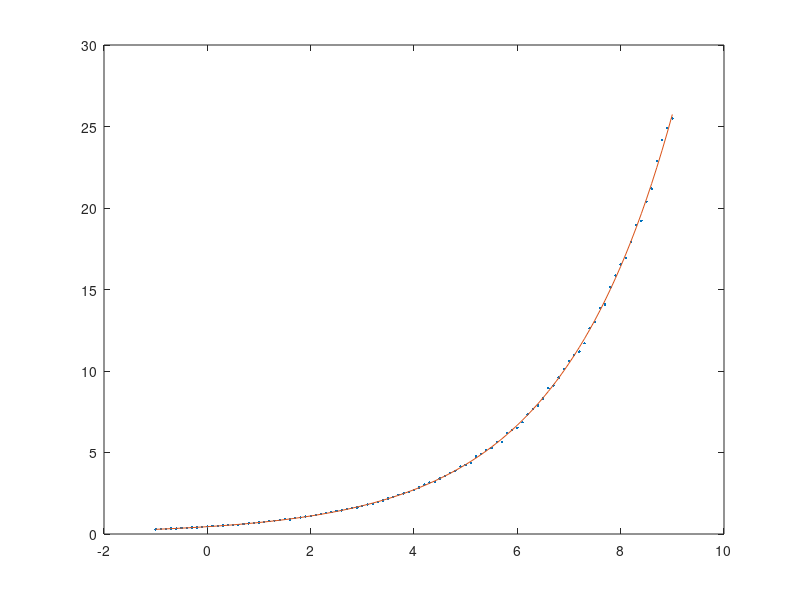

This chart was generated by the following MATLAB code:
x=[-1,-0.900000000000000,-0.800000000000000,-0.700000000000000,-0.600000000000000,-0.500000000000000,-0.400000000000000,-0.300000000000000,-0.200000000000000,-0.100000000000000,0,0.100000000000000,0.200000000000000,0.300000000000000,0.400000000000000,0.500000000000000,0.600000000000000,0.700000000000000,0.800000000000000,0.900000000000000,1,1.10000000000000,1.20000000000000,1.30000000000000,1.40000000000000,1.50000000000000,1.60000000000000,1.70000000000000,1.80000000000000,1.90000000000000,2,2.10000000000000,2.20000000000000,2.30000000000000,2.40000000000000,2.50000000000000,2.60000000000000,2.70000000000000,2.80000000000000,2.90000000000000,3,3.10000000000000,3.20000000000000,3.30000000000000,3.40000000000000,3.50000000000000,3.60000000000000,3.70000000000000,3.80000000000000,3.90000000000000,4,4.10000000000000,4.20000000000000,4.30000000000000,4.40000000000000,4.50000000000000,4.60000000000000,4.70000000000000,4.80000000000000,4.90000000000000,5,5.10000000000000,5.20000000000000,5.30000000000000,5.40000000000000,5.50000000000000,5.60000000000000,5.70000000000000,5.80000000000000,5.90000000000000,6,6.10000000000000,6.20000000000000,6.30000000000000,6.40000000000000,6.50000000000000,6.60000000000000,6.70000000000000,6.80000000000000,6.90000000000000,7,7.10000000000000,7.20000000000000,7.30000000000000,7.40000000000000,7.50000000000000,7.60000000000000,7.70000000000000,7.80000000000000,7.90000000000000,8,8.10000000000000,8.20000000000000,8.30000000000000,8.40000000000000,8.50000000000000,8.60000000000000,8.70000000000000,8.80000000000000,8.90000000000000,9]';
y=[0.280000000000000,0.300000000000000,0.320000000000000,0.330000000000000,0.330000000000000,0.370000000000000,0.370000000000000,0.400000000000000,0.400000000000000,0.430000000000000,0.460000000000000,0.480000000000000,0.490000000000000,0.510000000000000,0.540000000000000,0.560000000000000,0.570000000000000,0.610000000000000,0.650000000000000,0.680000000000000,0.700000000000000,0.740000000000000,0.780000000000000,0.810000000000000,0.850000000000000,0.910000000000000,0.890000000000000,0.970000000000000,1.01000000000000,1.07000000000000,1.10000000000000,1.17000000000000,1.21000000000000,1.28000000000000,1.34000000000000,1.41000000000000,1.45000000000000,1.54000000000000,1.59000000000000,1.62000000000000,1.73000000000000,1.80000000000000,1.85000000000000,1.97000000000000,2.06000000000000,2.19000000000000,2.28000000000000,2.41000000000000,2.49000000000000,2.59000000000000,2.71000000000000,2.86000000000000,3.03000000000000,3.15000000000000,3.19000000000000,3.41000000000000,3.55000000000000,3.76000000000000,3.88000000000000,4.14000000000000,4.25000000000000,4.36000000000000,4.76000000000000,4.91000000000000,5.15000000000000,5.28000000000000,5.65000000000000,5.65000000000000,6.21000000000000,6.39000000000000,6.52000000000000,6.86000000000000,7.34000000000000,7.68000000000000,7.88000000000000,8.32000000000000,8.94000000000000,9.10000000000000,9.59000000000000,10.1400000000000,10.6300000000000,10.9900000000000,11.1900000000000,11.7000000000000,12.6300000000000,12.9900000000000,13.8500000000000,14.0700000000000,15.1300000000000,15.8700000000000,16.5400000000000,16.9400000000000,17.9000000000000,18.9500000000000,19.2200000000000,20.3800000000000,21.1900000000000,22.8700000000000,24.1800000000000,24.9200000000000,25.5000000000000]';
%a)
plot(x,y,'.');
Z=log(y);
A=[x x.^0];
alfa=pinv(A)*Z;
k1=exp(alfa(2));
k2=exp(alfa(1));
f=@(x) k1*k2.^x;
alfa
%b)
k1
k2
%d)
plot(x,y,'.',x,f(x))
%e)
norm(y-f(x))/norm(y);
%f)
f(-2.5)
f(11)
